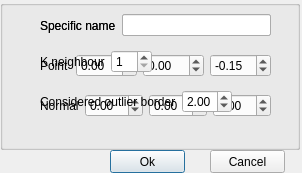
<?xml version="1.0" encoding="UTF-8"?>
<ui version="4.0">
 <class>sfcOutF</class>
 <widget class="QDialog" name="sfcOutF">
  <property name="geometry">
   <rect>
    <x>0</x>
    <y>0</y>
    <width>302</width>
    <height>173</height>
   </rect>
  </property>
  <property name="windowTitle">
   <string>Outlier Removal Filter properties</string>
  </property>
  <widget class="QPushButton" name="ok">
   <property name="geometry">
    <rect>
     <x>110</x>
     <y>150</y>
     <width>75</width>
     <height>23</height>
    </rect>
   </property>
   <property name="text">
    <string>Ok</string>
   </property>
  </widget>
  <widget class="QPushButton" name="cancel">
   <property name="geometry">
    <rect>
     <x>210</x>
     <y>150</y>
     <width>75</width>
     <height>23</height>
    </rect>
   </property>
   <property name="text">
    <string>Cancel</string>
   </property>
  </widget>
  <widget class="QGroupBox" name="out_plane">
   <property name="geometry">
    <rect>
     <x>0</x>
     <y>0</y>
     <width>300</width>
     <height>150</height>
    </rect>
   </property>
   <property name="title">
    <string/>
   </property>
   <widget class="QWidget" name="horizontalLayoutWidget_3">
    <property name="geometry">
     <rect>
      <x>40</x>
      <y>10</y>
      <width>231</width>
      <height>31</height>
     </rect>
    </property>
    <layout class="QHBoxLayout" name="horizontalLayout_3">
     <item>
      <widget class="QLabel" name="label">
       <property name="text">
        <string>Specific name</string>
       </property>
      </widget>
     </item>
     <item>
      <widget class="QLineEdit" name="name_pl"/>
     </item>
    </layout>
   </widget>
   <widget class="QWidget" name="horizontalLayoutWidget_7">
    <property name="geometry">
     <rect>
      <x>40</x>
      <y>90</y>
      <width>231</width>
      <height>31</height>
     </rect>
    </property>
    <layout class="QHBoxLayout" name="horizontalLayout_7">
     <item>
      <widget class="QLabel" name="label_3">
       <property name="text">
        <string>Normal</string>
       </property>
      </widget>
     </item>
     <item>
      <widget class="QDoubleSpinBox" name="nx">
       <property name="minimum">
        <double>-99.000000000000000</double>
       </property>
       <property name="singleStep">
        <double>1.000000000000000</double>
       </property>
      </widget>
     </item>
     <item>
      <widget class="QDoubleSpinBox" name="ny">
       <property name="minimum">
        <double>-99.000000000000000</double>
       </property>
       <property name="value">
        <double>0.000000000000000</double>
       </property>
      </widget>
     </item>
     <item>
      <widget class="QDoubleSpinBox" name="nz">
       <property name="minimum">
        <double>-99.000000000000000</double>
       </property>
       <property name="value">
        <double>1.000000000000000</double>
       </property>
      </widget>
     </item>
    </layout>
   </widget>
   <widget class="QWidget" name="horizontalLayoutWidget_8">
    <property name="geometry">
     <rect>
      <x>40</x>
      <y>50</y>
      <width>231</width>
      <height>31</height>
     </rect>
    </property>
    <layout class="QHBoxLayout" name="horizontalLayout_8">
     <item>
      <widget class="QLabel" name="label_4">
       <property name="text">
        <string>Point</string>
       </property>
      </widget>
     </item>
     <item>
      <widget class="QDoubleSpinBox" name="px">
       <property name="minimum">
        <double>-99.000000000000000</double>
       </property>
       <property name="singleStep">
        <double>0.010000000000000</double>
       </property>
      </widget>
     </item>
     <item>
      <widget class="QDoubleSpinBox" name="py">
       <property name="minimum">
        <double>-99.000000000000000</double>
       </property>
       <property name="singleStep">
        <double>0.010000000000000</double>
       </property>
      </widget>
     </item>
     <item>
      <widget class="QDoubleSpinBox" name="pz">
       <property name="minimum">
        <double>-99.000000000000000</double>
       </property>
       <property name="singleStep">
        <double>0.010000000000000</double>
       </property>
       <property name="value">
        <double>-0.150000000000000</double>
       </property>
      </widget>
     </item>
    </layout>
   </widget>
  </widget>
  <widget class="QGroupBox" name="out">
   <property name="geometry">
    <rect>
     <x>0</x>
     <y>0</y>
     <width>300</width>
     <height>150</height>
    </rect>
   </property>
   <property name="title">
    <string/>
   </property>
   <widget class="QWidget" name="horizontalLayoutWidget_6">
    <property name="geometry">
     <rect>
      <x>40</x>
      <y>10</y>
      <width>231</width>
      <height>31</height>
     </rect>
    </property>
    <layout class="QHBoxLayout" name="horizontalLayout_6">
     <item>
      <widget class="QLabel" name="label_2">
       <property name="text">
        <string>Specific name</string>
       </property>
      </widget>
     </item>
     <item>
      <widget class="QLineEdit" name="name"/>
     </item>
    </layout>
   </widget>
   <widget class="QWidget" name="horizontalLayoutWidget_2">
    <property name="geometry">
     <rect>
      <x>40</x>
      <y>50</y>
      <width>231</width>
      <height>31</height>
     </rect>
    </property>
    <layout class="QHBoxLayout" name="props">
     <property name="sizeConstraint">
      <enum>QLayout::SetFixedSize</enum>
     </property>
     <item>
      <widget class="QLabel" name="label_9">
       <property name="text">
        <string>K neighbour</string>
       </property>
      </widget>
     </item>
     <item>
      <widget class="QSpinBox" name="kn">
       <property name="maximumSize">
        <size>
         <width>50</width>
         <height>16777215</height>
        </size>
       </property>
       <property name="minimum">
        <number>1</number>
       </property>
       <property name="maximum">
        <number>50</number>
       </property>
      </widget>
     </item>
    </layout>
   </widget>
   <widget class="QWidget" name="horizontalLayoutWidget_4">
    <property name="geometry">
     <rect>
      <x>40</x>
      <y>90</y>
      <width>231</width>
      <height>31</height>
     </rect>
    </property>
    <layout class="QHBoxLayout" name="props_2">
     <property name="sizeConstraint">
      <enum>QLayout::SetFixedSize</enum>
     </property>
     <item>
      <widget class="QLabel" name="label_10">
       <property name="text">
        <string>Considered outlier border</string>
       </property>
      </widget>
     </item>
     <item>
      <widget class="QDoubleSpinBox" name="outl_lim">
       <property name="maximumSize">
        <size>
         <width>50</width>
         <height>16777215</height>
        </size>
       </property>
       <property name="minimum">
        <double>0.100000000000000</double>
       </property>
       <property name="singleStep">
        <double>0.100000000000000</double>
       </property>
       <property name="value">
        <double>2.000000000000000</double>
       </property>
      </widget>
     </item>
    </layout>
   </widget>
  </widget>
 </widget>
 <resources/>
 <connections/>
</ui>
